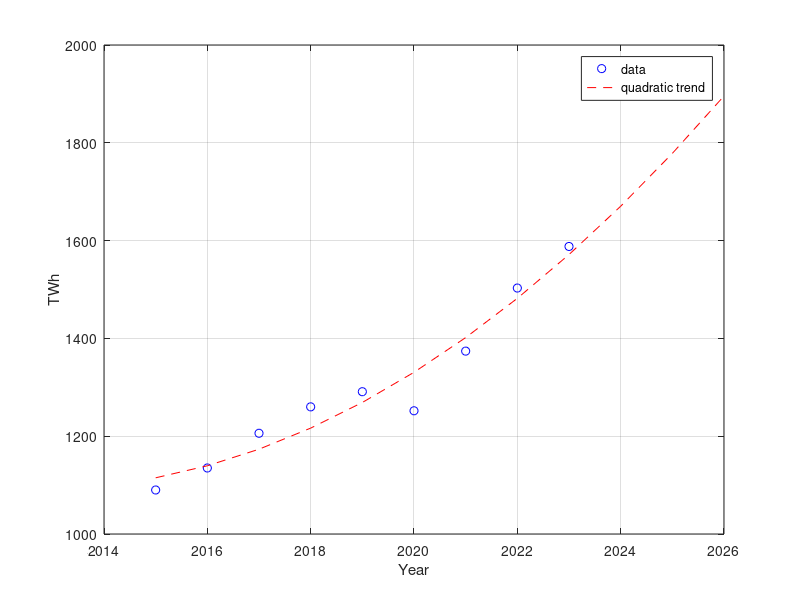

MATLAB code for this plot:
% Day 067 · Curve Fitting with Polynomials: polyfit — Forecasting with a quadratic fit
% Run: open this file in MATLAB and press Run (or type example_3 in the Command Window)

year = 2015:2023;
demand = [1090 1135 1206 1260 1291 1252 1374 1503 1588];   % TWh (illustrative)
[p, ~, mu] = polyfit(year, demand, 2);    % centring improves accuracy
future = 2024:2026;
forecast = polyval(p, future, [], mu);
for k = 1:numel(future)
    fprintf('%d forecast: %.0f TWh\n', future(k), forecast(k));
end
plot(year, demand, 'bo', [year future], polyval(p, [year future], [], mu), 'r--')
xlabel('Year'); ylabel('TWh'); legend('data', 'quadratic trend'); grid on
